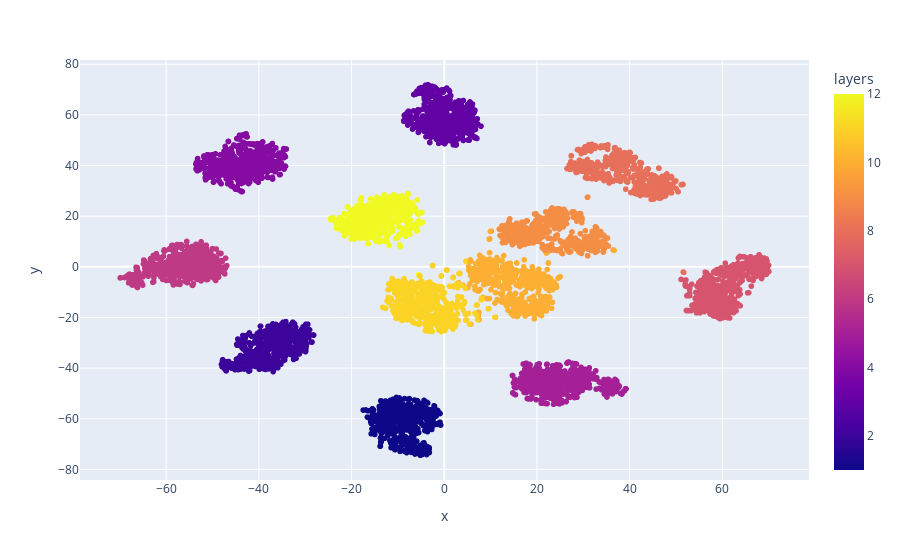

The notebook cell saved with this chart:
### Code cell
# color scheme can be DEFINITELY improved.

tsne_df = pd.DataFrame(np.column_stack((low_dim_data, df.layers)), columns=['x', 'y', 'layers'])
tsne_df['layers'] = tsne_df['layers'].astype(int)

fig = px.scatter(
    tsne_df, x=tsne_df['x'], y=tsne_df['y'],
    color=tsne_df.layers, labels={'color': 'layers'}
)
fig.show()

### Figure 1 — Plotly figure (JSON) as saved in the notebook; plotly's stock layout.template omitted (floating-point values rounded to 4 significant figures; data arrays with more than 128 entries replaced by an {"elided": "..."} marker saying what was removed)
{"data": [{"hovertemplate": "x=%{x}<br>y=%{y}<br>layers=%{marker.color}<extra></extra>", "legendgroup": "", "marker": {"color": {"elided": "6012 int values"}, "coloraxis": "coloraxis", "symbol": "circle"}, "mode": "markers", "name": "", "showlegend": false, "type": "scattergl", "x": {"elided": "6012 float values"}, "xaxis": "x", "y": {"elided": "6012 float values"}, "yaxis": "y"}], "layout": {"coloraxis": {"colorbar": {"title": {"text": "layers"}}, "colorscale": [[0, "#0d0887"], [0.1111, "#46039f"], [0.2222, "#7201a8"], [0.3333, "#9c179e"], [0.4444, "#bd3786"], [0.5556, "#d8576b"], [0.6667, "#ed7953"], [0.7778, "#fb9f3a"], [0.8889, "#fdca26"], [1, "#f0f921"]]}, "legend": {"tracegroupgap": 0}, "margin": {"t": 60}, "xaxis": {"anchor": "y", "domain": [0, 1], "title": {"text": "x"}}, "yaxis": {"anchor": "x", "domain": [0, 1], "title": {"text": "y"}}}}
